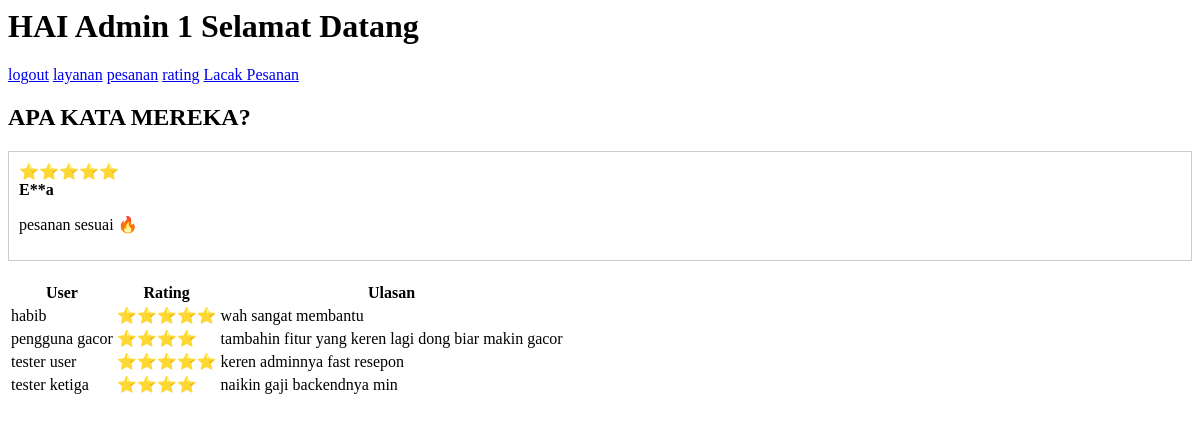
/ (signed in), run on the app's committed database.
### tables this page shows
CREATE TABLE `tb_users` (
  `id_user` int(10) NOT NULL,
  `username` varchar(20) NOT NULL,
  `email` varchar(200) NOT NULL,
  `nama` varchar(50) NOT NULL,
  `password` varchar(70) NOT NULL,
  `posisi` varchar(10) NOT NULL
);

CREATE TABLE `tb_rating` (
  `rating` int(10) NOT NULL,
  `nama` varchar(100) NOT NULL,
  `ulasan` varchar(500) NOT NULL
);

### index.php (the view, shortened to what this page needs)
<body>
<?php
include "koneksi.php";
$id_user = $_SESSION['id_user'];
$query = $koneksi->query("SELECT * FROM tb_users WHERE id_user='$id_user'");
$data_user = $query->fetch_assoc();
$nama_pengguna = $data_user['nama'];
?>
<h1>HAI <?= $nama_pengguna;?> Selamat Datang </h1>
<a href="logout.php">logout</a>
<a href="layanan.php">layanan</a>
<a href="pesanan.php">pesanan</a>
<a href="rating.php">rating</a>
<a href="cobapesan.php">Lacak Pesanan</a>
<h2> APA KATA MEREKA?</h2>
<form method="post" action="">
    <table border="0.2">
        <tr>
            <th>User</th>
            <th>Rating</th>
            <th>Ulasan</th>
        </tr>
        <!DOCTYPE html>
<html lang="en">
<head>
    <link rel="stylesheet" href="styleindex.css">
</head>
<body>
    <div class="review">
        <div class="rating">⭐⭐⭐⭐⭐</div>
        <div class="user">E**a</div>
        <p>pesanan sesuai 🔥</p>
</body>
</html>
<?php
include "koneksi.php";
$takedata = mysqli_query($koneksi, "SELECT * FROM tb_rating");
while ($tampil = mysqli_fetch_array($takedata)) {
    echo "<tr>";
    echo "<td>$tampil[nama]</td>";
    echo "<td>";
    $rating = intval($tampil['rating']);
    for ($i = 0; $i < $rating; $i++) {
        echo "⭐";
    }
    echo "</td>";
    echo "<td>$tampil[ulasan]</td>";
    echo "</tr>";
}
?>

### styleindex.css (style rules this page uses)
.review { border: 1px solid #ccc; padding: 10px; margin-bottom: 20px; }
.rating { color: orange; }
.user { font-weight: bold; }

### data on the page
tb_users: nama "Admin 1"
tb_rating: nama "habib", rating 5 (drawn), ulasan "wah sangat membantu"
tb_rating: nama "pengguna gacor", rating 4 (drawn), ulasan "tambahin fitur yang keren lagi dong biar makin gacor"
tb_rating: nama "tester user", rating 5 (drawn), ulasan "keren adminnya fast resepon"
tb_rating: nama "tester ketiga", rating 4 (drawn), ulasan "naikin gaji backendnya min"
